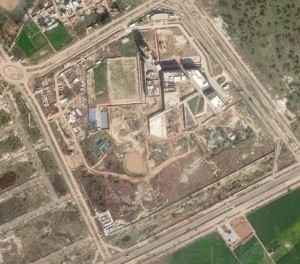
#> input picture Machine_Learning_plaksha/lab3/sat_image_plaksha.jpg, 300 x 264 px
$ python usman_akinyemi_lab3.py
#> lines starting #> are read from the running program, lines starting #| are printed output that depends on the picture
"""
# A python script that apply principal component analysis
on the given image. Using numpy to calculate the PCA
"""
import matplotlib.pyplot as plt
import numpy as np
import numpy as np
import cv2


def readImg(filename):
    """
    Read image from a file and convert the image
    to GrayScale and also convert it to Double

    Args:
        filename: file to be read
    """
#> called with filename = './sat_image_plaksha.jpg'
    img_gray = cv2.imread(filename, cv2.IMREAD_GRAYSCALE)
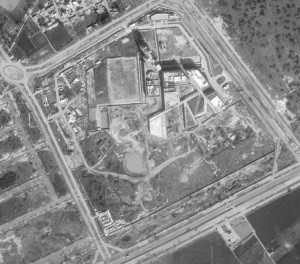
#> img_gray: shape (264, 300); min 35, max 255, mean 137.5
    img_grayfloat64 = img_gray.astype(np.float64)
    return img_grayfloat64


def subtract_mean(img_grayfloat64):
    """
    Compute the mean of each column and subtract it
    from the image

    Args:
        img_grayfloat64: the image in grayscale and also in double
    """
    img_grayfloat64_mean = np.mean(img_grayfloat64, axis=0)
#> img_grayfloat64_mean = 300 values, max 159.2 at index 157, min 111.7 at index 298, mean 137.5
    standardized_img = img_grayfloat64 - img_grayfloat64_mean
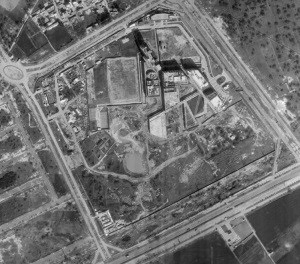
#> standardized_img: shape (264, 300) float64; min -103, max 129.4, mean 0; drawn with min black and max white
    return standardized_img, img_grayfloat64_mean


def find_eignvalues_and_vector(image_mean_subtracted, mean_column, filename):
    """
    Compute the covariance matrix
    Get the eigen_vectors by eigen_value
    Sort the eigen_vectors and eigen_value
    in decending order.
    Use different number of Principal components and then reconstruct the image

    Args:
        image_mean_subtracted = The standardized_img
        mean_column: The mean of the column. It is needed to regenerate the image
        filename: To plot the original image and the grayscale image
    """
    image_covariance = np.cov(image_mean_subtracted.T)
    img_eigenvalues, img_eigenvectors = np.linalg.eig(image_covariance)
    sorted_indices = np.argsort(img_eigenvalues)
    sorted_indices = sorted_indices[::-1]

    sorted_eigenvectors = img_eigenvectors[:, sorted_indices]

    Num_components = [10, 20, 30, 40, 50, 60, 91, 300]

    output_images = []

    for num in Num_components:
        selected_components = sorted_eigenvectors[:, :num]

        projected_data = np.dot(selected_components.T,
                                image_mean_subtracted.T).T
        reconstructed_image = np.dot(
            selected_components, projected_data.T).T + mean_column
        output_images.append(reconstructed_image)

    # Calculate the number of rows and columns for subplots
    num_rows = (len(output_images) + 2) // 4 + 1  # Adding 2 for the original grayscale and original RGB image
    num_cols = min(len(output_images), 4)

    # First, display the grayscale images generated from different numbers of components
    plt.figure(figsize=(4 * num_cols, 6 * num_rows))
    plt.suptitle("Dimensionality Reduction using PCA")
    for i, img in enumerate(output_images):
        img = img.astype(np.uint8)
        plt.subplot(num_rows, num_cols, i+1)
        plt.imshow(img, cmap='gray')
        plt.title(f"{Num_components[i]} Components")
        plt.axis('off')

    # Then, display the original grayscale image
    original_img_gray = cv2.cvtColor(cv2.imread(filename, cv2.IMREAD_GRAYSCALE), cv2.COLOR_BGR2RGB)
    plt.subplot(num_rows, num_cols, len(output_images) + 1)
    plt.imshow(original_img_gray, cmap='gray')
    plt.title("GrayScale image(Satellite view of plaksha university)")
    plt.axis('off')

    # Finally, display the original RGB image
    original_img_rgb = cv2.cvtColor(cv2.imread(filename), cv2.COLOR_BGR2RGB)
    plt.subplot(num_rows, num_cols, len(output_images) + 2)
    plt.imshow(original_img_rgb)
    plt.title("Original RGB Image")
    plt.axis('off')
    plt.xlim(0, original_img_rgb.shape[1])
    plt.ylim(original_img_rgb.shape[0], 0)
    plt.axis('on')
    plt.show()


def check_dim_for_95_variance(img_grayfloat64):
    """
    It shows how the dim 91 explain the 95% variance in
    the data.

    Args:
        img_grayfloat64: The image in a gray scale and converted to double
    """
    from sklearn.decomposition import PCA
    pca = PCA()
    pca.fit(img_grayfloat64)

    # Calculate cumulative explained variance
    cumulative_variance = np.cumsum(pca.explained_variance_ratio_)

    # Find the number of components needed for 95% variance explained
    num_components_95_variance = np.argmax(cumulative_variance >= 0.95) + 1

    if num_components_95_variance == 91:
        print("""It is true that the 91 dimension is able to explain the 95% of the
              variability in the data.""")


if __name__ == "__main__":
    img_grayfloat64 = readImg("./sat_image_plaksha.jpg")
    image_mean_subtracted, img_grayfloat64_mean = subtract_mean(
        img_grayfloat64)
    find_eignvalues_and_vector(image_mean_subtracted, img_grayfloat64_mean, "./sat_image_plaksha.jpg")
#> in find_eignvalues_and_vector, `image_covariance = np.cov(image_mean_subtracted.T)`:
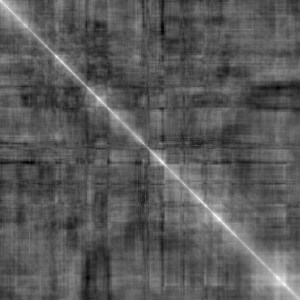
#> image_covariance: shape (300, 300) float64; min -715.1, max 1729.1, mean 145.9; drawn with min black and max white
#> in find_eignvalues_and_vector, `sorted_indices = np.argsort(img_eigenvalues)`: sorted_indices = 300 values, max 299 at index 24, min 0 at index 299, mean 149.5
#> in find_eignvalues_and_vector, `sorted_indices = sorted_indices[::-1]`: sorted_indices = 300 values, max 299 at index 275, min 0 at index 0, mean 149.5
#> after the loop in find_eignvalues_and_vector, `for num in Num_components:`: output_images = 8 items
#> in find_eignvalues_and_vector, `num_rows = (len(output_images) + 2) // 4 + 1`: num_rows = 3
#> in find_eignvalues_and_vector, `num_cols = min(len(output_images), 4)`: num_cols = 4
#> the loop in find_eignvalues_and_vector, `for i, img in enumerate(output_images):` made 8 passes
#> pass 1, in find_eignvalues_and_vector, `img = img.astype(np.uint8)`:
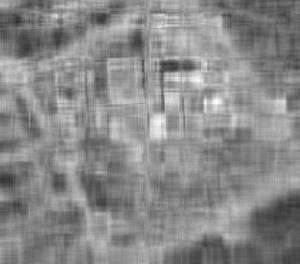
#> img: shape (264, 300); min 46, max 254, mean 137
#> pass 2, in find_eignvalues_and_vector, `img = img.astype(np.uint8)`:
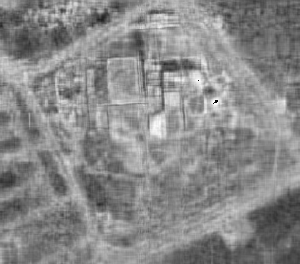
#> img: shape (264, 300); min 0, max 255, mean 137
#> pass 3, in find_eignvalues_and_vector, `img = img.astype(np.uint8)`:
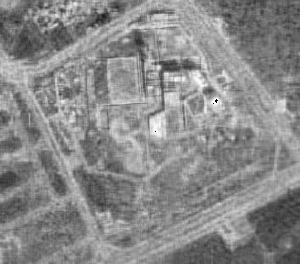
#> img: shape (264, 300); min 0, max 255, mean 137
#> in find_eignvalues_and_vector, `plt.show()`:
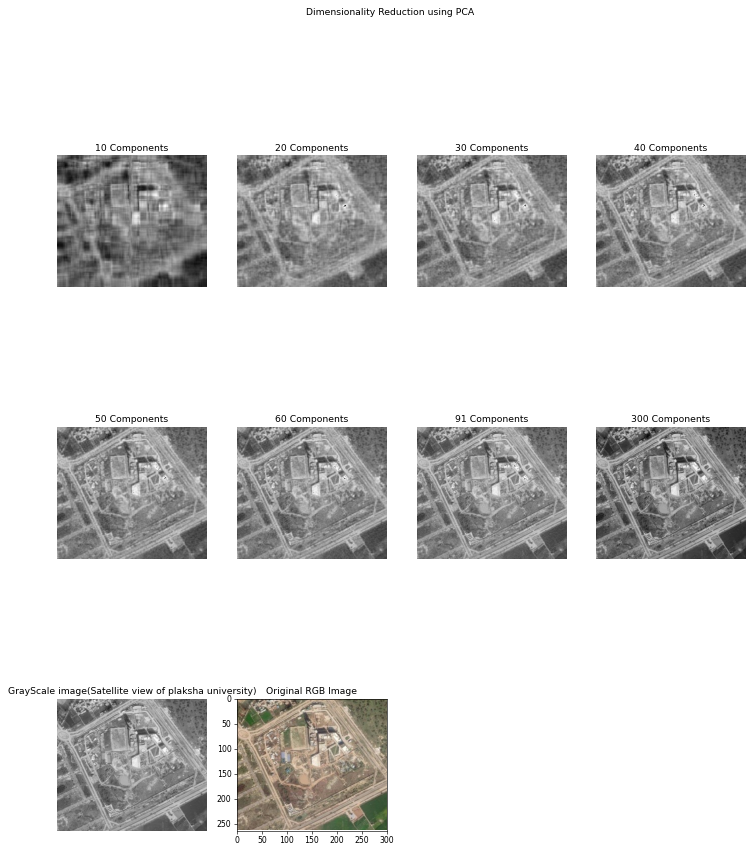
#> figure drawn by matplotlib, 10 panels
    check_dim_for_95_variance(img_grayfloat64)
